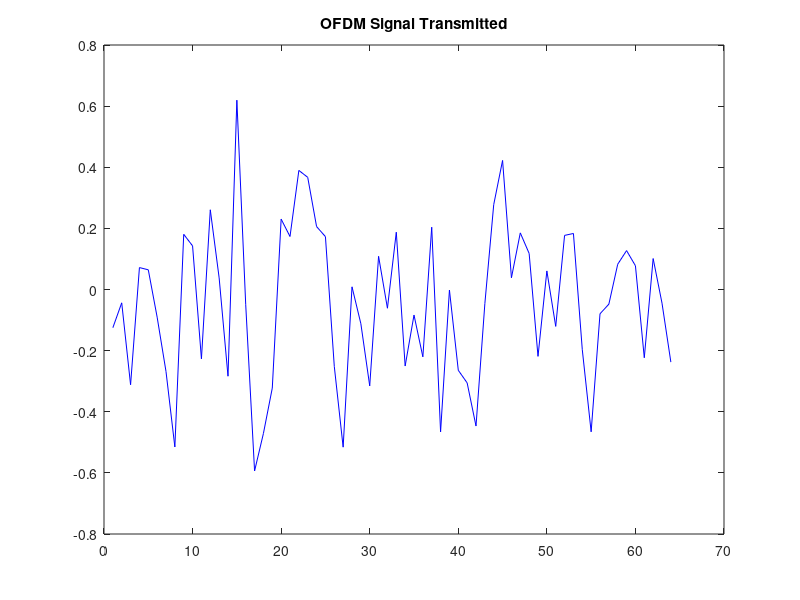
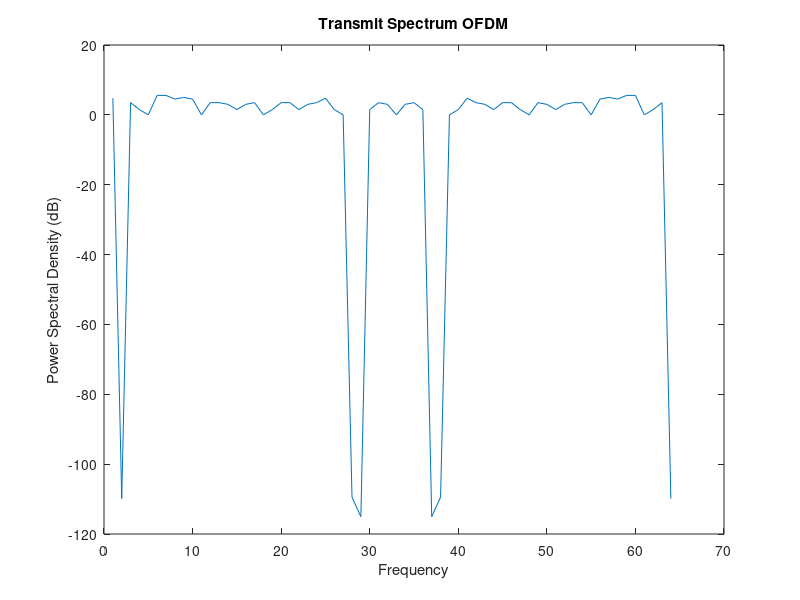
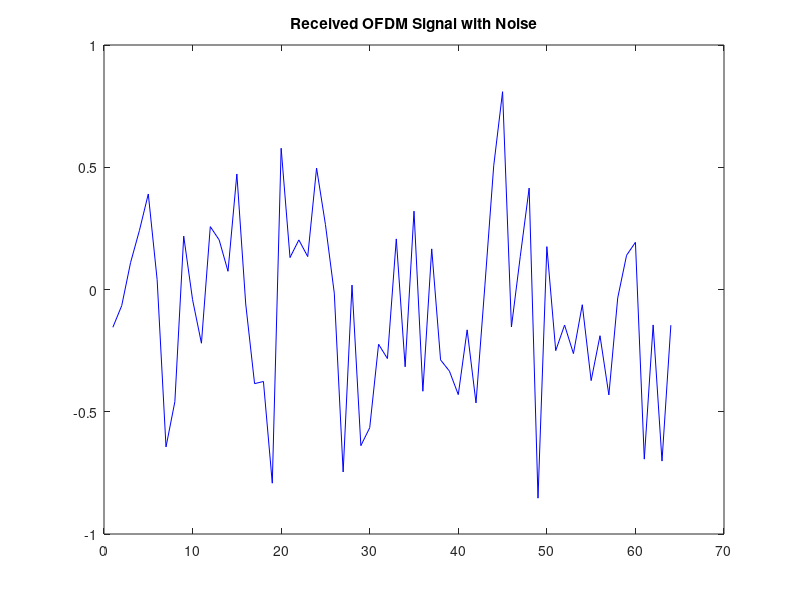
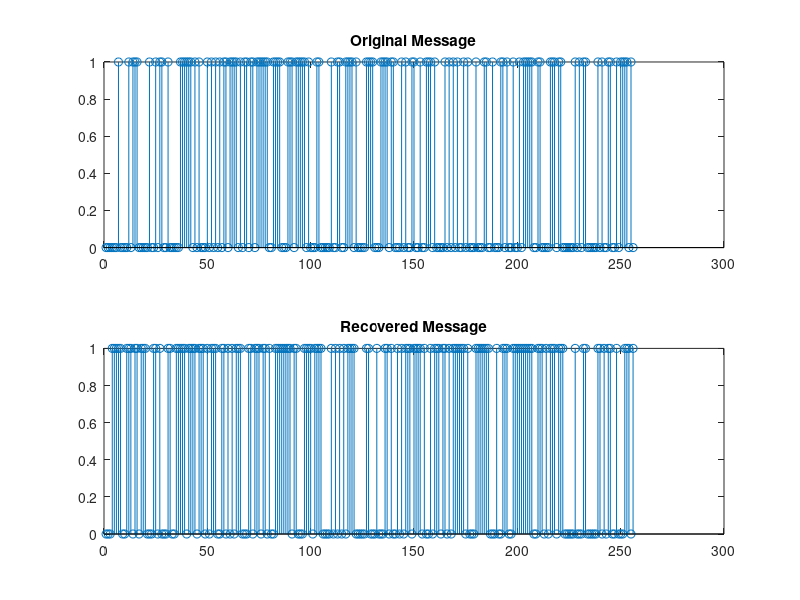

Recreate these plots in MATLAB, in order.
% Parameters
n = 256; % Number of bits to process
M = 16; % Size of signal constellation (16-QAM)
k = log2(M); % Number of bits per symbol
tu = 3.2e-6; % Useful symbol period
tg = 0.8e-6; % Guard interval length
ts = tu + tg; % Total symbol duration
nmax = 64; % Total number of subcarriers
fc = 3.6e9; % Carrier frequency
snr = 0; % Signal to Noise Ratio (SNR)

% Binary data generation
x = randi([0 1], n, 1); % Random binary data stream

% Reshape bits into symbols
xsym = bi2de(reshape(x, k, length(x) / k).', 'left-msb');

% Modulate using 16-QAM
y = qammod(xsym, M);

% IFFT to generate OFDM symbols
c = ifft(y, nmax);

% Bandpass modulation
tt = 0:6.25e-8:ts - 6.25e-8; % Time vector
s = real(c' .* (exp(1j * 2 * pi * fc * tt))); % Bandpass signal

% Plot transmitted OFDM signal
figure;
plot(real(s), 'b');
title('OFDM Signal Transmitted');

% Plot OFDM spectrum
figure;
plot(10 * log10(abs(fft(s, nmax))));
xlabel('Frequency');
ylabel('Power Spectral Density (dB)');
title('Transmit Spectrum OFDM');

% Add AWGN noise to the transmitted signal
ynoisy = awgn(s, snr, 'measured');

% Plot received noisy signal
figure;
plot(real(ynoisy), 'b');
title('Received OFDM Signal with Noise');

% Bandpass demodulation
z = ynoisy .* exp(-1j * 2 * pi * fc * tt); % Remove carrier frequency

% FFT to recover the symbols
z = fft(z, nmax);

% QAM demodulation
zsym = qamdemod(z, M);

% Convert symbols back to binary
z = de2bi(zsym, 'left-msb');
z = reshape(z.', [], 1); % Reshape to vector

% BER calculation
[noe, ber] = biterr(x, z);

% Plot original and recovered messages
figure;
subplot(2, 1, 1);
stem(x(1:256));
title('Original Message');
subplot(2, 1, 2);
stem(z(1:256));
title('Recovered Message');
% Display BER
fprintf('Number of errors: %d\n', noe);
fprintf('Bit Error Rate (BER): %f\n', ber);
